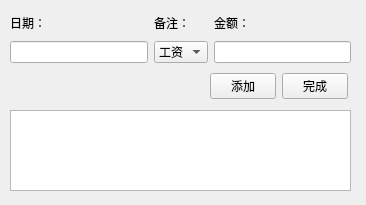
<?xml version="1.0" encoding="UTF-8"?>
<ui version="4.0">
 <class>Form</class>
 <widget class="QWidget" name="Form">
  <property name="geometry">
   <rect>
    <x>0</x>
    <y>0</y>
    <width>366</width>
    <height>205</height>
   </rect>
  </property>
  <property name="windowTitle">
   <string>增加数据-v1.1</string>
  </property>
  <widget class="QWidget" name="layoutWidget">
   <property name="geometry">
    <rect>
     <x>10</x>
     <y>10</y>
     <width>341</width>
     <height>53</height>
    </rect>
   </property>
   <layout class="QGridLayout" name="gridLayout">
    <item row="0" column="0">
     <widget class="QLabel" name="label">
      <property name="text">
       <string>日期：</string>
      </property>
     </widget>
    </item>
    <item row="0" column="1">
     <widget class="QLabel" name="label_2">
      <property name="text">
       <string>备注：</string>
      </property>
     </widget>
    </item>
    <item row="0" column="2">
     <widget class="QLabel" name="label_3">
      <property name="text">
       <string>金额：</string>
      </property>
     </widget>
    </item>
    <item row="1" column="0">
     <widget class="QLineEdit" name="lineEdit"/>
    </item>
    <item row="1" column="2">
     <widget class="QLineEdit" name="lineEdit_3"/>
    </item>
    <item row="1" column="1">
     <widget class="QComboBox" name="comboBox">
      <item>
       <property name="text">
        <string>工资</string>
       </property>
      </item>
      <item>
       <property name="text">
        <string>奖金</string>
       </property>
      </item>
     </widget>
    </item>
   </layout>
  </widget>
  <widget class="QWidget" name="layoutWidget">
   <property name="geometry">
    <rect>
     <x>210</x>
     <y>70</y>
     <width>138</width>
     <height>32</height>
    </rect>
   </property>
   <layout class="QHBoxLayout" name="horizontalLayout">
    <item>
     <widget class="QPushButton" name="pushButton">
      <property name="text">
       <string>添加</string>
      </property>
     </widget>
    </item>
    <item>
     <widget class="QPushButton" name="pushButton_2">
      <property name="text">
       <string>完成</string>
      </property>
     </widget>
    </item>
   </layout>
  </widget>
  <widget class="QTextBrowser" name="textBrowser">
   <property name="geometry">
    <rect>
     <x>10</x>
     <y>110</y>
     <width>341</width>
     <height>81</height>
    </rect>
   </property>
  </widget>
 </widget>
 <resources/>
 <connections/>
</ui>
